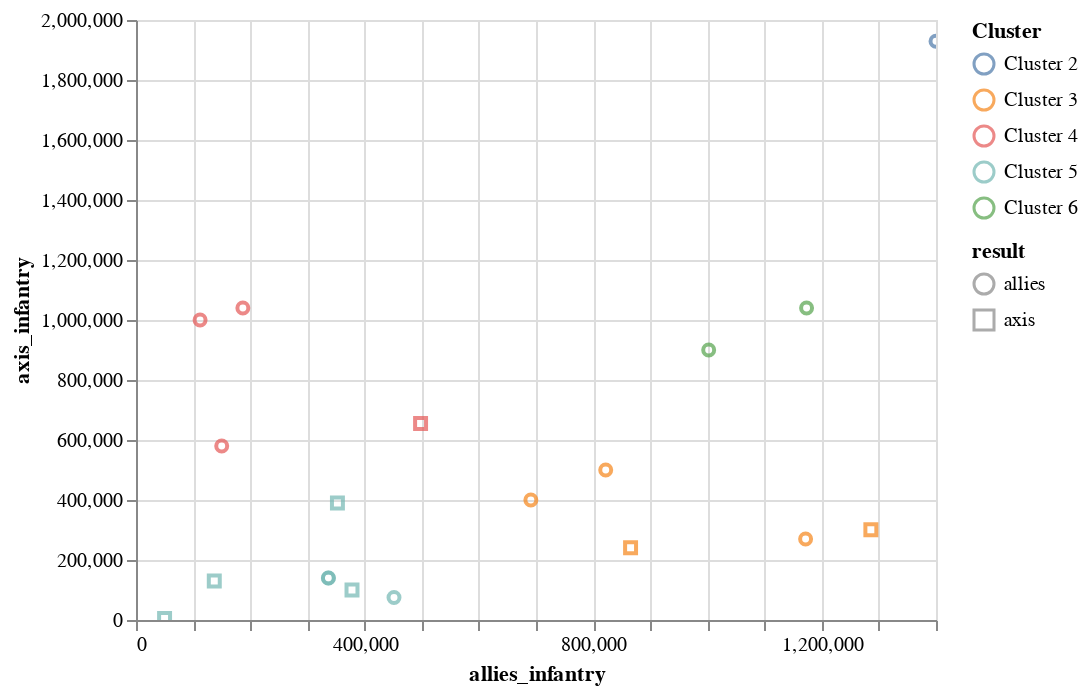

Notebook code for this chart:
### Code cell
c = alt.Chart(data_kmeans).mark_point().encode(
    color=alt.Color('label:N', legend=alt.Legend(title='Cluster')),
    x='allies_infantry', y='axis_infantry', shape='result',
    tooltip=data_kmeans.columns.tolist()).interactive()

c

### Figure 1 — Vega-Lite specification as saved in the notebook (floating-point values rounded to 4 significant figures)
{"$schema": "https://vega.github.io/schema/vega-lite/v3.4.0.json", "config": {"mark": {"tooltip": null}, "view": {"height": 300, "width": 400}}, "data": {"name": "data-c9650569cb61c9678d859d8276b23197"}, "datasets": {"data-c9650569cb61c9678d859d8276b23197": [{"allies_guns": 16, "allies_infantry": 50000, "allies_tanks": 58, "axis_guns": 109, "axis_infantry": 5000, "axis_tanks": 498, "label": "Cluster 5", "name": "Battle of Jordanów", "result": "axis", "start": "1939-09-01T00:00:00"}, {"allies_guns": 5573, "allies_infantry": 498000, "allies_tanks": 1393, "axis_guns": 7673, "axis_infantry": 655000, "axis_tanks": 1389, "label": "Cluster 4", "name": "Baltic Operation", "result": "axis", "start": "1941-06-01T00:00:00"}, {"allies_guns": 4600, "allies_infantry": 352500, "allies_tanks": 500, "axis_guns": 700, "axis_infantry": 390000, "axis_tanks": 50, "label": "Cluster 5", "name": "Operation Iskra", "result": "axis", "start": "1943-01-01T00:00:00"}, {"allies_guns": 7600, "allies_infantry": 1400000, "allies_tanks": 3232, "axis_guns": 14000, "axis_infantry": 1929406, "axis_tanks": 2470, "label": "Cluster 2", "name": "Battle of Moscow", "result": "allies", "start": "1941-10-01T00:00:00"}, {"allies_guns": 13451, "allies_infantry": 187000, "allies_tanks": 894, "axis_guns": 10250, "axis_infantry": 1040000, "axis_tanks": 500, "label": "Cluster 4", "name": "Battle of Stalingrad", "result": "allies", "start": "1942-08-01T00:00:00"}, {"allies_guns": 13451, "allies_infantry": 1173500, "allies_tanks": 894, "axis_guns": 3000, "axis_infantry": 1040000, "axis_tanks": 950, "label": "Cluster 6", "name": "Operation Uranus", "result": "allies", "start": "1942-11-01T00:00:00"}, {"allies_guns": 26379, "allies_infantry": 1286000, "allies_tanks": 2409, "axis_guns": 5500, "axis_infantry": 300700, "axis_tanks": 625, "label": "Cluster 3", "name": "Operation Kutuzov", "result": "axis", "start": "1943-07-01T00:00:00"}, {"allies_guns": 5300, "allies_infantry": 336700, "allies_tanks": 924, "axis_guns": 242, "axis_infantry": 140000, "axis_tanks": 318, "label": "Cluster 5", "name": "Korsun Pocket", "result": "allies", "start": "1944-01-01T00:00:00"}, {"allies_guns": 8890, "allies_infantry": 691000, "allies_tanks": 670, "axis_guns": 3500, "axis_infantry": 400000, "axis_tanks": 450, "label": "Cluster 3", "name": "Uman-Botoshany Offensive", "result": "allies", "start": "1944-03-01T00:00:00"}, {"allies_guns": 4600, "allies_infantry": 822000, "allies_tanks": 550, "axis_guns": 2389, "axis_infantry": 500000, "axis_tanks": 146, "label": "Cluster 3", "name": "Leningrad–Novgorod Offensive", "result": "allies", "start": "1944-01-01T00:00:00"}, {"allies_guns": 5300, "allies_infantry": 336700, "allies_tanks": 524, "axis_guns": 242, "axis_infantry": 140000, "axis_tanks": 318, "label": "Cluster 5", "name": "Korsun-Cherkassy Pocket", "result": "allies", "start": "1944-01-01T00:00:00"}, {"allies_guns": 10500, "allies_infantry": 451500, "allies_tanks": 800, "axis_guns": 1930, "axis_infantry": 75000, "axis_tanks": 110, "label": "Cluster 5", "name": "Vyborg–Petrozavodsk Offensive", "result": "allies", "start": "1944-06-01T00:00:00"}, {"allies_guns": 11265, "allies_infantry": 1002200, "allies_tanks": 1979, "axis_guns": 6300, "axis_infantry": 900000, "axis_tanks": 900, "label": "Cluster 6", "name": "Lvov–Sandomierz Offensive", "result": "allies", "start": "1944-07-01T00:00:00"}, {"allies_guns": 3241, "allies_infantry": 378000, "allies_tanks": 1000, "axis_guns": 2000, "axis_infantry": 100000, "axis_tanks": 350, "label": "Cluster 5", "name": "Battle of the Dukla Pass", "result": "axis", "start": "1944-09-01T00:00:00"}, {"allies_guns": 2100, "allies_infantry": 150000, "allies_tanks": 125, "axis_guns": 3640, "axis_infantry": 580000, "axis_tanks": 520, "label": "Cluster 4", "name": "Belgrade Offensive", "result": "allies", "start": "1944-09-01T00:00:00"}, {"allies_guns": 10238, "allies_infantry": 865506, "allies_tanks": 825, "axis_guns": 3500, "axis_infantry": 240952, "axis_tanks": 293, "label": "Cluster 3", "name": "Battle of Debrecen", "result": "axis", "start": "1944-10-01T00:00:00"}, {"allies_guns": 5200, "allies_infantry": 137000, "allies_tanks": 528, "axis_guns": 4000, "axis_infantry": 130000, "axis_tanks": 108, "label": "Cluster 5", "name": "Battle of Königsberg", "result": "axis", "start": "1945-01-01T00:00:00"}, {"allies_guns": 5425, "allies_infantry": 1171800, "allies_tanks": 1600, "axis_guns": 434, "axis_infantry": 270000, "axis_tanks": 772, "label": "Cluster 3", "name": "Vienna Offensive", "result": "allies", "start": "1945-04-01T00:00:00"}, {"allies_guns": 2625, "allies_infantry": 112143, "allies_tanks": 587, "axis_guns": 16934, "axis_infantry": 1000000, "axis_tanks": 3059, "label": "Cluster 4", "name": "Battle of the Seelow Heights", "result": "allies", "start": "1945-04-01T00:00:00"}]}, "encoding": {"color": {"field": "label", "legend": {"title": "Cluster"}, "type": "nominal"}, "shape": {"field": "result", "type": "nominal"}, "tooltip": [{"field": "allies_infantry", "type": "quantitative"}, {"field": "axis_infantry", "type": "quantitative"}, {"field": "allies_tanks", "type": "quantitative"}, {"field": "axis_tanks", "type": "quantitative"}, {"field": "allies_guns", "type": "quantitative"}, {"field": "axis_guns", "type": "quantitative"}, {"field": "label", "type": "nominal"}, {"field": "name", "type": "nominal"}, {"field": "result", "type": "nominal"}, {"field": "start", "type": "temporal"}], "x": {"field": "allies_infantry", "type": "quantitative"}, "y": {"field": "axis_infantry", "type": "quantitative"}}, "mark": "point", "selection": {"selector003": {"bind": "scales", "encodings": ["x", "y"], "type": "interval"}}}
